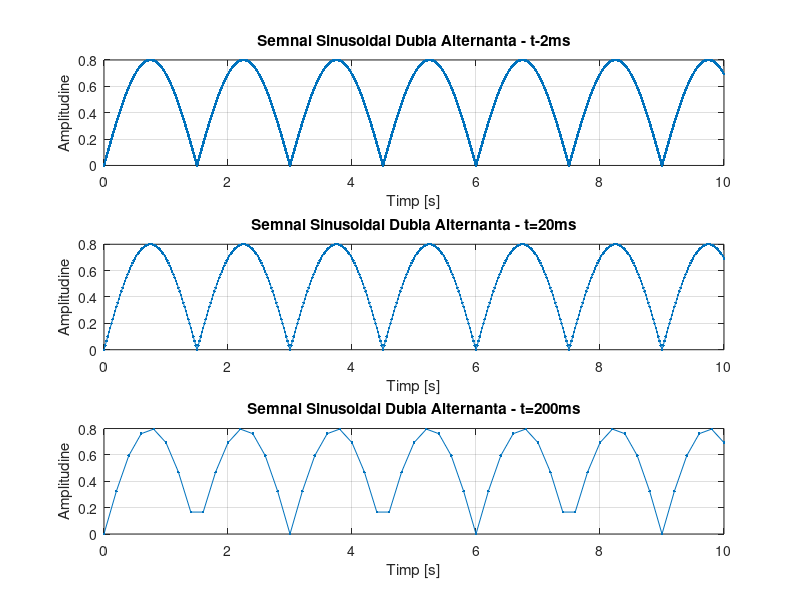

Here is the MATLAB script that generated this plot:
A = 0.8;   % amplitudinea 
T = 3;
F = 1 / T;
t1 = 0:0.002:10;    % timpul de la 0 la 3 secunde cu rezolutie temporara de 2ms
s1 = A*sin(2*pi*F*t1); 
for i=1:1:length(s1)
if s1(i)>0
    x1(i)=s1(i);
end
if s1(i)<0
    x1(i)=-s1(i);
end
end
subplot(3,1,1), plot(t1,x1,'.-'),xlabel('Timp [s]'),ylabel('Amplitudine'),title('Semnal Sinusoidal Dubla Alternanta - t-2ms'),grid


t2 = 0:0.02:10;    % timpul de la 0 la 3 secunde cu rezolutie temporara de 20ms
s2 = A*sin(2*pi*F*t2); 
for i=1:1:length(s2)
if s2(i)>0
    x2(i)=s2(i);
end
if s2(i)<0
    x2(i)=-s2(i);
end
end
subplot(3,1,2), plot(t2,x2,'.-'),xlabel('Timp [s]'),ylabel('Amplitudine'),title('Semnal Sinusoidal Dubla Alternanta - t=20ms'),grid


t3 = 0:0.2:10;    % timpul de la 0 la 3 secunde cu rezolutie temporara de 200ms
s3 = A*sin(2*pi*F*t3); 
for i=1:1:length(s3)
if s3(i)>0
    x3(i)=s3(i);
end
if s3(i)<0
    x3(i)=-s3(i);
end
end
subplot(3,1,3), plot(t3,x3,'.-'),xlabel('Timp [s]'),ylabel('Amplitudine'),title('Semnal Sinusoidal Dubla Alternanta - t=200ms'),grid